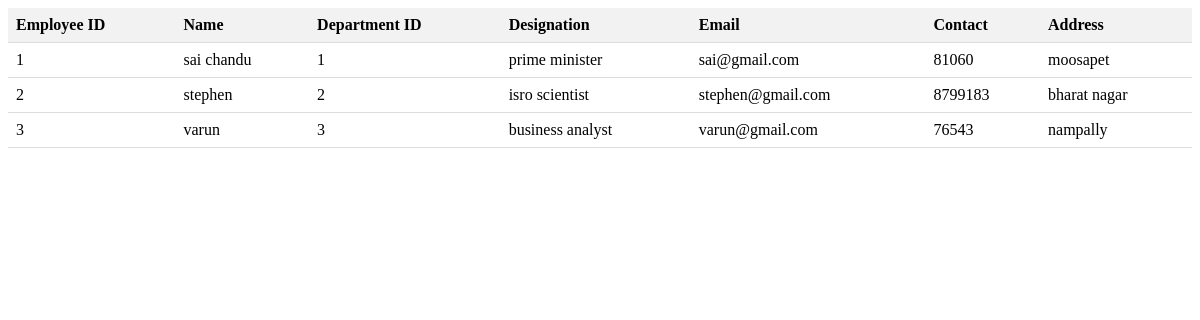
The page /employees on the database its author committed.
### tables this page shows
CREATE TABLE employee_details(eid int,ename varchar(20),dptid int,designation varchar(20),email varchar(20),contact int,address varchar(20));

### app.py (the view)
@app.route('/employees',methods = ['GET','POST'])
def show_employees():
    emp = Employee()
    data = emp.show_employees()
    return render_template('showemployees.html',employees = data)

### employee.py (called while the page is built)
    def show_employees(self):
        conn = sqlite3.connect('pms.db')
        cur = conn.cursor()
        cur.execute("SELECT * FROM EMPLOYEE_DETAILS")
        data = []
        for i in cur.fetchall():
            context = {}
            context['eid'] = i[0]
            context['ename'] = i[1]
            context['dptid'] = i[2]
            context['designation'] = i[3]
            context['email'] = i[4]
            context['contact'] = i[5]
            context['address'] = i[6]
            data.append(context)
        return data

### templates/showemployees.html (shortened to what this page needs)
<!DOCTYPE html>
<html>
<head>
</head>
<body>
    <table>
        <thead>
            <tr>
                <th>Employee ID</th>
                <th>Name</th>
                <th>Department ID</th>
                <th>Designation</th>
                <th>Email</th>
                <th>Contact</th>
                <th>Address</th>
            </tr>
        </thead>
        <tbody>
            {% for employee in employees %}
                <tr>
                    <td>{{ employee.eid }}</td>
                    <td>{{ employee.ename }}</td>
                    <td>{{ employee.dptid }}</td>
                    <td>{{ employee.designation }}</td>
                    <td>{{ employee.email }}</td>
                    <td>{{ employee.contact }}</td>
                    <td>{{ employee.address }}</td>
                </tr>
            {% endfor %}
        </tbody>
    </table>
</body>
</html>

### templates/showemployees.html (style rules this page uses)
table { border-collapse: collapse; width: 100%; }
th, td { padding: 8px; text-align: left; border-bottom: 1px solid #ddd; }
th { background-color: #f2f2f2; }

### rows shown on the page
employee_details: eid "1", ename "sai chandu", dptid "1", designation "prime minister", email "sai@gmail.com", contact "81060", address "moosapet"
employee_details: eid "2", ename "stephen", dptid "2", designation "isro scientist", email "stephen@gmail.com", contact "8799183", address "bharat nagar"
employee_details: eid "3", ename "varun", dptid "3", designation "business analyst", email "varun@gmail.com", contact "76543", address "nampally"
